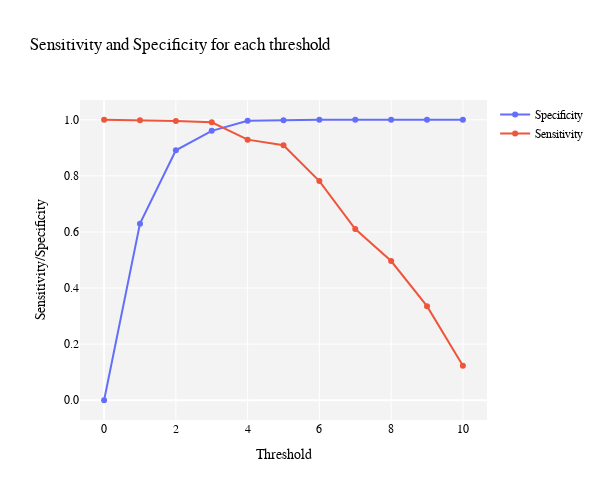

Notebook code for this chart:
### Code cell
def specificity_sensitivity_plotly(data):
    thresholds = np.arange(0, 11, 1)
    results = []

    for threshold in thresholds:
        tp = data[(data['FinalScore'] >= threshold) & (data['LABEL'] == 1)].shape[0]
        fn = data[(data['FinalScore'] < threshold) & (data['LABEL'] == 1)].shape[0]
        tn = data[(data['FinalScore'] < threshold) & (data['LABEL'] == 0)].shape[0]
        fp = data[(data['FinalScore'] >= threshold) & (data['LABEL'] == 0)].shape[0]
        specificity = tn / (tn + fp) if (tn + fp) else 0
        sensitivity = tp / (tp + fn) if (tp + fn) else 0

        results.append({'Threshold': threshold, 'Metric': 'Specificity', 'Value': specificity})
        results.append({'Threshold': threshold, 'Metric': 'Sensitivity', 'Value': sensitivity})

    results_df = pd.DataFrame(results)
    return results_df

def plot_sensitivity_specificity_plotly(results_df):
    # 感度と特異性のデータを分離
    specificity_df = results_df[results_df['Metric'] == 'Specificity']
    sensitivity_df = results_df[results_df['Metric'] == 'Sensitivity']

    # Plotly Graph Objectsを使用してプロット
    fig = go.Figure()

    # 特異性
    fig.add_trace(go.Scatter(
        x=specificity_df['Threshold'],
        y=specificity_df['Value'],
        mode='lines+markers',
        name='Specificity',
        text=[f'Threshold: {th}, Specificity: {val:.3f}' for th, val in zip(specificity_df['Threshold'], specificity_df['Value'])],
        hoverinfo='text'
    ))

    # 感度
    fig.add_trace(go.Scatter(
        x=sensitivity_df['Threshold'],
        y=sensitivity_df['Value'],
        mode='lines+markers',
        name='Sensitivity',
        text=[f'Threshold: {th}, Sensitivity: {val:.3f}' for th, val in zip(sensitivity_df['Threshold'], sensitivity_df['Value'])],
        hoverinfo='text'
    ))

    # Y軸のフォーマット設定
    fig.update_yaxes(tickformat=".1f")

    # グラフのレイアウト設定
    fig.update_layout(title='Sensitivity and Specificity for each threshold',
                      xaxis_title='Threshold',
                      yaxis_title='Sensitivity/Specificity',
                      plot_bgcolor='rgba(243, 243, 243, 1)',
                      paper_bgcolor='rgba(243, 243, 243, 0)',
                      font=dict(family="Arial, sans-serif", size=12, color="black"))

    # グラフサイズの調整
    fig.update_layout(width=600, height=500)
    fig.write_html("sensitivity_specificity_plot.html")

    fig.show()

# データの準備（実際のデータを使用する場合はこの部分を適宜置き換えてください）
# data = pd.DataFrame({
#     'FinalScore': np.random.rand(100) * 10,  # 0から10の範囲の乱数
#     'LABEL': np.random.randint(0, 2, 100)    # 0または1の乱数
# })

results_df = specificity_sensitivity_plotly(data)
plot_sensitivity_specificity_plotly(results_df)

### Figure 1 — Plotly figure (JSON) as saved in the notebook; plotly's stock layout.template omitted (floating-point values rounded to 4 significant figures)
{"data": [{"hoverinfo": "text", "mode": "lines+markers", "name": "Specificity", "text": ["Threshold: 0, Specificity: 0.000", "Threshold: 1, Specificity: 0.630", "Threshold: 2, Specificity: 0.891", "Threshold: 3, Specificity: 0.961", "Threshold: 4, Specificity: 0.996", "Threshold: 5, Specificity: 0.999", "Threshold: 6, Specificity: 1.000", "Threshold: 7, Specificity: 1.000", "Threshold: 8, Specificity: 1.000", "Threshold: 9, Specificity: 1.000", "Threshold: 10, Specificity: 1.000"], "type": "scatter", "x": [0, 1, 2, 3, 4, 5, 6, 7, 8, 9, 10], "y": [0, 0.6296, 0.8909, 0.9605, 0.9961, 0.9986, 0.9999, 1, 1, 1, 1]}, {"hoverinfo": "text", "mode": "lines+markers", "name": "Sensitivity", "text": ["Threshold: 0, Sensitivity: 1.000", "Threshold: 1, Sensitivity: 0.999", "Threshold: 2, Sensitivity: 0.996", "Threshold: 3, Sensitivity: 0.991", "Threshold: 4, Sensitivity: 0.929", "Threshold: 5, Sensitivity: 0.909", "Threshold: 6, Sensitivity: 0.781", "Threshold: 7, Sensitivity: 0.610", "Threshold: 8, Sensitivity: 0.496", "Threshold: 9, Sensitivity: 0.335", "Threshold: 10, Sensitivity: 0.123"], "type": "scatter", "x": [0, 1, 2, 3, 4, 5, 6, 7, 8, 9, 10], "y": [1, 0.9987, 0.9956, 0.9908, 0.929, 0.9092, 0.7813, 0.6105, 0.4964, 0.3353, 0.123]}], "layout": {"font": {"color": "black", "family": "Arial, sans-serif", "size": 12}, "height": 500, "paper_bgcolor": "rgba(243, 243, 243, 0)", "plot_bgcolor": "rgba(243, 243, 243, 1)", "title": {"text": "Sensitivity and Specificity for each threshold"}, "width": 600, "xaxis": {"title": {"text": "Threshold"}}, "yaxis": {"tickformat": ".1f", "title": {"text": "Sensitivity/Specificity"}}}}
